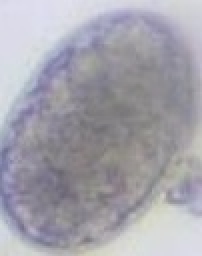
#> input picture data/Necator/NA (1028).jpg, 101 x 128 px, found by its file name (shown 2 times larger); its folder holds only this picture in this run
$ jupyter execute HuMoments_Necator.ipynb
#> lines starting #> are read from the running program, lines starting #| are printed output that depends on the picture
# HU MOMENTS OF NECATOR

[cell 1]
import matplotlib.pyplot as plt
from os import listdir,makedirs
from os.path import isfile,join
import numpy as np
from array import *
import os,glob
import imageio
import cv2

[cell 2]
# load all images in a directory
loaded_images = list()
for filename in listdir('C:/Users/Brij Kishor Mishra/Desktop/majorproject/data/Necator/'):
    # load image
    img_data = imageio.imread('C:/Users/Brij Kishor Mishra/Desktop/majorproject/data/Necator/' + filename)
#> img_data is the input picture: shape (128, 101, 3); mean R, G, B 164.3, 162.8, 171.8
    # store loaded image
    loaded_images.append(img_data)
    print('> loaded %s %s' % (filename, img_data.shape))
#| > loaded NA (1028).jpg (128, 101, 3)

# Grayscale Images

[cell 3]
path = 'C:/Users/Brij Kishor Mishra/Desktop/majorproject/data/Necator/' # Source Folder
dstpath = 'C:/Users/Brij Kishor Mishra/Desktop/majorproject/data/Necator_gray/' # Destination Folder

try:
    makedirs(dstpath)
except:
    print ("Directory already exist, images will be written in same folder")

# Folder won't used
files = [f for f in listdir(path) if isfile(join(path,f))]
for image in files:
    try:
        img = cv2.imread(os.path.join(path,image))
        gray = cv2.cvtColor(img,cv2.COLOR_BGR2GRAY)
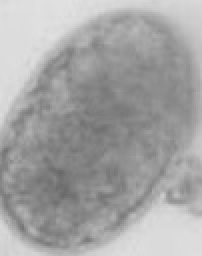
#> gray: shape (128, 101) (shown 2 times larger); min 104, max 226, mean 164.3
        dstPath = join(dstpath,image)
        cv2.imwrite(dstPath,gray)
    except:
        print ("{} is not converted".format(image))
    else:
        print ("{} is converted".format(image))

for fil in glob.glob("*.jpg"):
    try:
        image = cv2.imread(fil)
        gray_image = cv2.cvtColor(image, cv2.COLOR_BGR2GRAY) # convert to greyscale
        cv2.imwrite(os.path.join(dstpath,fil),gray_image)
    except:
        print('{} is not converted')
    else:
        print('{} is converted')

[cell 4]
loaded_gray = list()
for filename in listdir('C:/Users/Brij Kishor Mishra/Desktop/majorproject/data/Necator_gray/'):
    # load image
    gray_data = imageio.imread('C:/Users/Brij Kishor Mishra/Desktop/majorproject/data/Necator_gray/' + filename)
#> gray_data: shape (128, 101); min 103, max 226, mean 164.3
    # store loaded image
    loaded_gray.append(gray_data)
    print('> loaded %s %s' % (filename, gray_data.shape))
#| > loaded NA (1028).jpg (128, 101)

# Hu Moments of the Images

[cell 5]
def HuMoments(images):

    f = np.asarray(images, dtype=np.float64)

    eta = np.zeros(shape= (4, 4), dtype = 'float64')

    for i in range(4):
        for j in range(4):
            eta[i, j] = ScaleInvariance(images, i, j)

    eta00 = eta[0, 0]
    eta01 = eta[0, 1]
    eta02 = eta[0, 2]
    eta03 = eta[0, 3]

    eta10 = eta[1, 0]
    eta11 = eta[1, 1]
    eta12 = eta[1, 2]
    eta13 = eta[1, 3]

    eta20 = eta[2, 0]
    eta21 = eta[2, 1]
    eta22 = eta[2, 2]
    eta23 = eta[2, 3]

    eta30 = eta[3, 0]
    eta31 = eta[3, 1]
    eta32 = eta[3, 2]
    eta33 = eta[3, 3]


    M1 = eta20 + eta02;
    M2 = (eta20 - eta02)**2 + (4*eta11**2);
    M3 = (eta30 - 3*eta12)**2 + (3*eta21 - eta03)**2;
    M4 = (eta30 + eta12)**2 + (eta21 + eta03)**2;
    M5 = (eta30 - 3*eta12) * (eta30 + eta12) * ((eta30 + eta12)**2 - (3*(eta21 + eta03)**2)) + (3*eta21 - eta03) * (eta21 + eta03) * ((3*(eta30 + eta12)**2) - (eta21 + eta03)**2);
    M6 = (eta20 - eta02)*((eta30 + eta12)**2 - (eta21 + eta03)**2) + 4*eta11*(eta30 + eta12)*(eta21 + eta03);
    M7 = (3*eta21 - eta03) * (eta30 + eta12) * ((eta30 + eta12)**2 - 3*(eta21 + eta03)**2) - (eta30 - 3*eta12) * (eta21 + eta03) * (3*(eta30 + eta12)**2 - (eta21 + eta03)**2);


    # The vector phi is a column vector containing M1,M2,....M7
    phi = [M1, M2, M3, M4, M5, M6, M7];


    return phi

def ScaleInvariance(images, p, q):
    f = np.asarray(images, dtype=np.float64)
    row = images.shape[0]
    col = images.shape[1]

    eta = 0
    mu00 = CentralMoment(images, 0, 0)
    mupq = CentralMoment(images, p, q)
    gama = (1+(p+q)/2)

    if p+q >= 2:
        eta = mupq/(mu00**gama)

    return eta

def CentralMoment(images, p, q):
    f = np.asarray(images, dtype=np.float64)
    row = images.shape[0]
    col = images.shape[1]

    m10 = Moment(images, 1, 0)
    m01 = Moment(images, 0, 1)
    m00 = Moment(images, 0, 0)

    x_bar = m10/m00
    y_bar = m01/m00

    mu = 0

    for i in range(row):
        for j in range(col):
            mu = mu + ((j - x_bar)**p)*((i - y_bar)**q)*f[i, j]

    return mu

def Moment(images, p, q):
    f = np.asarray(images, dtype=np.float64)
    #print(f.shape)

    row = images.shape[0]
    col = images.shape[1]

    m = 0
    for i in range(row):
        for j in range(col):
            m=m+((j**p)*(i**q))*f[i, j]
    return m

h = np.zeros(shape=(1000,7), dtype='float64')
for i in range(len(loaded_gray)):
    hm = HuMoments(loaded_gray[i])
#for i in range(1000):
    if i == 1000:
        break
    h[i][:]=hm
    print(i+1)
    print('--------------------------------------------------------------------------')
    print(h[i])
#> this loop made 1 pass
#| 1
#| --------------------------------------------------------------------------
#| [ 1.14243742e-03  8.93126353e-08  1.91129052e-12  1.28845978e-12
#|   1.99873373e-24  3.85031804e-16 -3.05501120e-25]


$ run again, on data/Necator/NA (1135).jpg
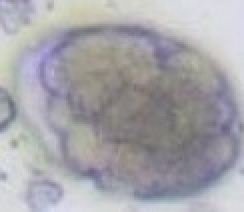
#> input picture data/Necator/NA (1135).jpg, 122 x 106 px, found by its file name (shown 2 times larger)
#> img_data is the input picture: shape (106, 122, 3); mean R, G, B 166.1, 165, 170
#| > loaded NA (1135).jpg (106, 122, 3)
#> `gray = cv2.cvtColor(img,cv2.COLOR_BGR2GRAY)`:
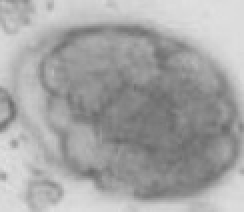
#> gray: shape (106, 122) (shown 2 times larger); min 106, max 224, mean 165.9
#| > loaded NA (1135).jpg (106, 122)
#> the loop `for i in range(len(loaded_gray)):` made 1 pass
#> (printed output is left out)

$ run again, on data/Necator/NA (1172).jpg
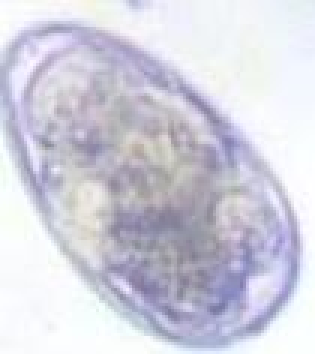
#> input picture data/Necator/NA (1172).jpg, 105 x 118 px, found by its file name (shown 3 times larger)
#> img_data is the input picture: shape (118, 105, 3); mean R, G, B 209.2, 208.7, 221.2
#| > loaded NA (1172).jpg (118, 105, 3)
#> `gray = cv2.cvtColor(img,cv2.COLOR_BGR2GRAY)`:
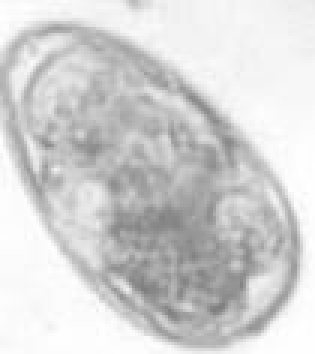
#> gray: shape (118, 105) (shown 3 times larger); min 125, max 255, mean 210.3
#| > loaded NA (1172).jpg (118, 105)
#> the loop `for i in range(len(loaded_gray)):` made 1 pass
#> (printed output is left out)

$ run again, on data/Necator/NA (1173).jpg
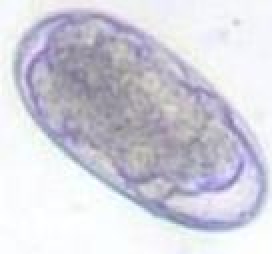
#> input picture data/Necator/NA (1173).jpg, 136 x 127 px, found by its file name (shown 2 times larger)
#> img_data is the input picture: shape (127, 136, 3); mean R, G, B 210.1, 209.4, 220
#| > loaded NA (1173).jpg (127, 136, 3)
#> `gray = cv2.cvtColor(img,cv2.COLOR_BGR2GRAY)`:
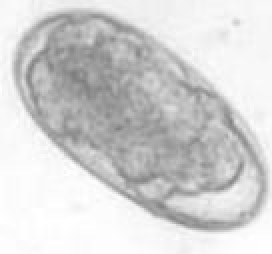
#> gray: shape (127, 136) (shown 2 times larger); min 125, max 255, mean 210.8
#| > loaded NA (1173).jpg (127, 136)
#> the loop `for i in range(len(loaded_gray)):` made 1 pass
#> (printed output is left out)

$ run again, on data/Necator/NA (1071).jpg
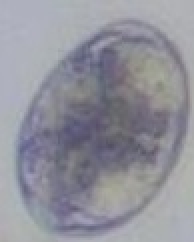
#> input picture data/Necator/NA (1071).jpg, 97 x 121 px, found by its file name (shown 2 times larger)
#> img_data is the input picture: shape (121, 97, 3); mean R, G, B 145.5, 145.8, 155.3
#| > loaded NA (1071).jpg (121, 97, 3)
#> `gray = cv2.cvtColor(img,cv2.COLOR_BGR2GRAY)`:
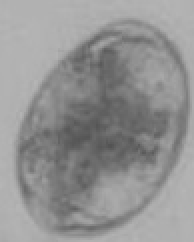
#> gray: shape (121, 97) (shown 2 times larger); min 83, max 182, mean 146.8
#| > loaded NA (1071).jpg (121, 97)
#> the loop `for i in range(len(loaded_gray)):` made 1 pass
#> (printed output is left out)
